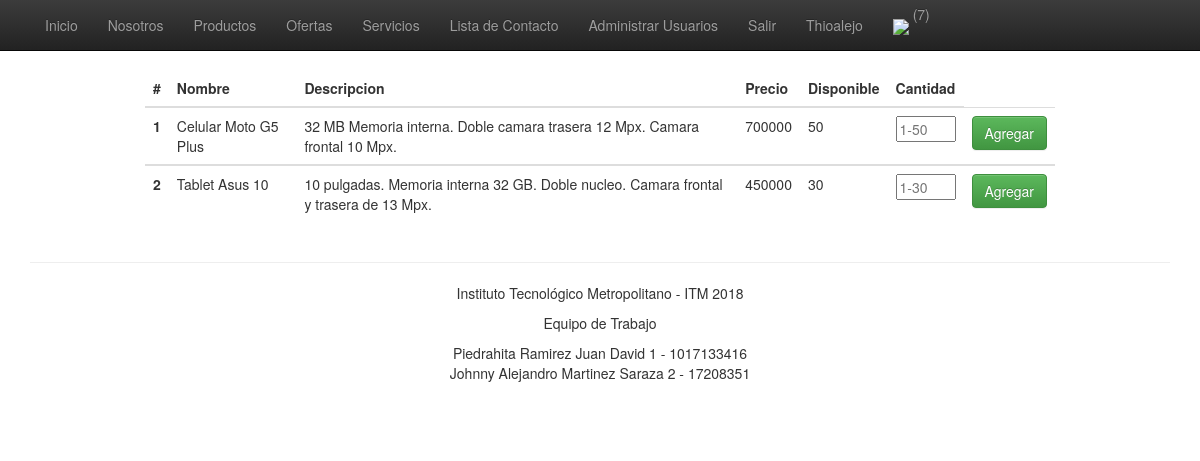
Screenshot of /productos.php (signed in) with the database file from the repository.
### tables this page shows
CREATE TABLE `productos` (
  `id` int(11) NOT NULL,
  `nombre` varchar(100) NOT NULL,
  `descripcion` varchar(1000) NOT NULL,
  `precio` int(11) NOT NULL,
  `cantidad` int(11) NOT NULL,
  `usuario` varchar(60) NOT NULL,
  `creado` datetime NOT NULL,
  `actualizado` datetime NOT NULL DEFAULT CURRENT_TIMESTAMP,
  PRIMARY KEY (`id`)
);

### includes/connection.php (called while the page is built, shortened)
<?php
class Connection extends MySQLi
{
	public $estado;
	function __construct()
	{
		return $this->estado;
	}
}
?>

### includes/clases.php (called while the page is built, shortened)
<?php
require 'connection.php';
  class Registro {
	    function __construct() {
	      $this->db = new Connection();
	    }
		function consultarProductos(){
			$sql = ("SELECT * FROM productos");
			$stmt = $this->db->query($sql);
			$stmt = $stmt->fetch_all(MYSQLI_ASSOC);
			if ($stmt) {
			    return $this->stmt = $stmt;
			} else {
			    return $this->stmt = "Error";
			}
		}
	}
?>

### productos.php (the view, shortened to what this page needs)
<?php
include ('includes/header.php');
$consultar = new Registro();
$productos = $consultar->consultarProductos();
?>
<div class="producto">
	<table class="table">
	  <thead class="thead-dark">
	    <tr>
	      <th scope="col">#</th>
	      <th scope="col">Nombre</th>
	      <th scope="col">Descripcion</th>
	      <th scope="col">Precio</th>
	      <th scope="col">Disponible</th>
	      <?php if(isset($_SESSION['usuario'])){?>
	      	<th scope="col">Cantidad</th>
	      <?php } ?>
	    </tr>
	  </thead>
	  <?php foreach ($productos as $row): ?>
	  <tbody>
	    <tr>
	      <form action='agregarCarrito.php?id=<?php echo $row['id']; ?>' method='post'>
		      <th scope="row"><?php echo $row['id'] ?></th>
		      <td><?php echo $row['nombre'] ?></td>
		      <td><?php echo $row['descripcion'] ?></td>
		      <td><?php echo $row['precio'] ?></td>
			  <td><?php echo $row['cantidad'] ?></td>
			  <?php if(isset($_SESSION['usuario'])){?>
			      <td><input class="numero" name="cantidad" type="number" placeholder="<?php echo '1'.'-'.$row['cantidad'] ?>"></td>
			      <td><button type="submit" class="btn btn-success">Agregar</button></td>
		      <?php } ?>
	  	  </form>
	    </tr>
	  <?php endforeach ?>
	  </tbody>
	</table>
</div>
<?php
include ('includes/footer.php');
?>

### includes/header.php (style rules this page uses)
body { padding-top: 50px; padding-bottom: 20px; }

### productos.php (style rules this page uses)
.producto { margin-left: 145px; margin-right: 145px; margin-top: 20px; }
.numero { width: 60px; }

### rows the page displays
productos: id "1", nombre "Celular Moto G5 Plus", descripcion "32 MB Memoria interna. Doble camara trasera 12 Mpx. Camara frontal 10 Mpx.", precio "700000", cantidad "50", cantidad "1-50"
productos: id "2", nombre "Tablet Asus 10", descripcion "10 pulgadas. Memoria interna 32 GB. Doble nucleo. Camara frontal y trasera de 13 Mpx.", precio "450000", cantidad "30", cantidad "1-30"

### other values shown
$_SESSION['usuario'] "Thioalejo"
$_SESSION['carrito']["total"] "7"
$alumno1 "Piedrahita Ramirez Juan David 1 - 1017133416"
$alumno2 "Johnny Alejandro Martinez Saraza 2 - 17208351"
